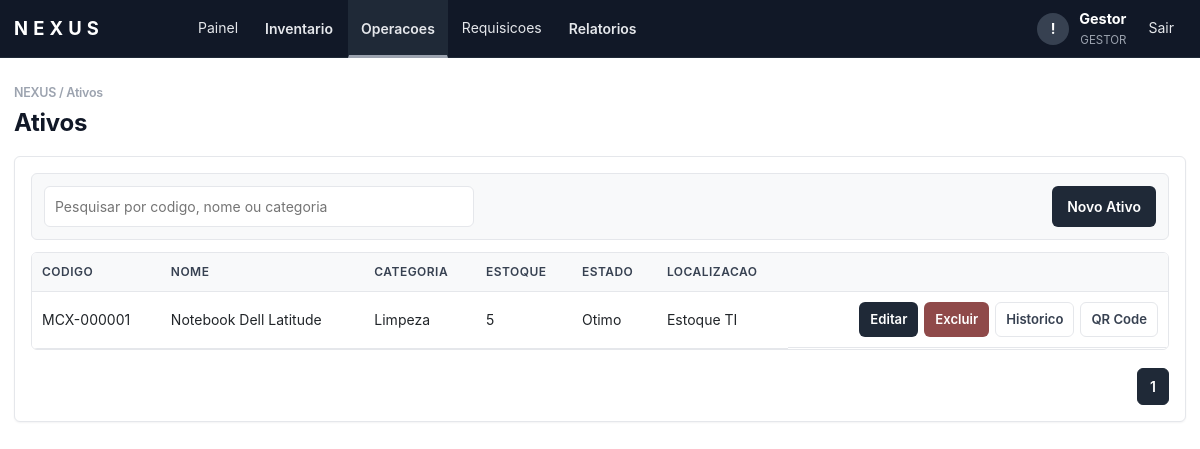
Screenshot of /index.php?page=ativos (signed in) with the database file from the repository.
### tables this page shows
CREATE TABLE ativos (
    id               INT AUTO_INCREMENT PRIMARY KEY,
    codigo           VARCHAR(30)  NOT NULL UNIQUE,
    categoria_id     INT NULL,
    nome             VARCHAR(140) NOT NULL,
    marca            VARCHAR(100),
    modelo           VARCHAR(100),
    fornecedor       VARCHAR(140),
    nota_fiscal      VARCHAR(80),
    valor_compra     DECIMAL(12,2) NOT NULL DEFAULT 0,
    data_compra      DATE NULL,
    garantia         DATE NULL,
    quantidade_atual INT          NOT NULL DEFAULT 0,
    estoque_minimo   INT          NOT NULL DEFAULT 1,
    estoque_maximo   INT          NOT NULL DEFAULT 0,
    foto             VARCHAR(255),
    estado           ENUM('Otimo','Bom','Medio','Ruim','Manutencao','Inutilizado') DEFAULT 'Bom',
    localizacao      VARCHAR(140),
    observacoes      TEXT,
    created_at       TIMESTAMP DEFAULT CURRENT_TIMESTAMP,
    updated_at       TIMESTAMP DEFAULT CURRENT_TIMESTAMP ON UPDATE CURRENT_TIMESTAMP,

    INDEX idx_ativos_codigo    (codigo),
    INDEX idx_ativos_nome      (nome),
    INDEX idx_ativos_categoria (categoria_id),
    INDEX idx_ativos_estoque   (quantidade_atual, estoque_minimo),

    CONSTRAINT fk_ativos_categoria
        FOREIGN KEY (categoria_id) REFERENCES categorias(id) ON DELETE SET NULL
);

CREATE TABLE categorias (
    id          INT AUTO_INCREMENT PRIMARY KEY,
    nome        VARCHAR(100) NOT NULL UNIQUE,
    tipo        ENUM('ti','limpeza','escritorio') NOT NULL DEFAULT 'ti',
    descricao   TEXT,
    created_at  TIMESTAMP DEFAULT CURRENT_TIMESTAMP,
    INDEX idx_categorias_nome (nome),
    INDEX idx_categorias_tipo (tipo)
);

### nova_modules.php (called while the page is built, shortened)
<?php
function nova_render_page(string $page,?string $flash): bool {
 return false;
}

### index.php (the view, shortened to what this page needs)
<?php
$config = require __DIR__ . '/config.php';
require_once __DIR__ . '/nova_modules.php';
function db(): PDO
{
    static $pdo = null;
    global $config;
    if (!$pdo) {
        $dsn = "mysql:host={$config['db_host']};dbname={$config['db_name']};charset=utf8mb4";
        $pdo = new PDO($dsn, $config['db_user'], $config['db_pass'], [
            PDO::ATTR_ERRMODE => PDO::ERRMODE_EXCEPTION,
            PDO::ATTR_DEFAULT_FETCH_MODE => PDO::FETCH_ASSOC,
        ]);
    }
    return $pdo;
}
function e(mixed $value): string
{
    return htmlspecialchars((string) $value, ENT_QUOTES, 'UTF-8');
}
function csrf(): string
{
    return $_SESSION['csrf'];
}
function current_user(): ?array
{
    return $_SESSION['user'] ?? null;
}
function current_profile(): ?string
{
    return current_user()['perfil'] ?? null;
}
function is_gestor(): bool
{
    return current_profile() === 'gestor';
}
function categoria_tipos_permitidos(): ?array
{
    if (is_gestor()) {
        return ['limpeza', 'escritorio'];
    }
    return null;
}
function categorias_permitidas_ids(): ?array
{
    $tipos = categoria_tipos_permitidos();
    $placeholders = implode(',', array_fill(0, count($tipos), '?'));
    $stmt = db()->prepare("SELECT id FROM categorias WHERE tipo IN ({$placeholders})");
    $stmt->execute($tipos);
    return array_map('intval', $stmt->fetchAll(PDO::FETCH_COLUMN));
}
function categoria_scope_sql(string $colunaCategoriaId): array
{
    $ids = categorias_permitidas_ids();
    $placeholders = implode(',', array_fill(0, count($ids), '?'));
    return [" AND {$colunaCategoriaId} IN ({$placeholders})", $ids];
}
function render_topbar(string $area, array $links): void
{
    $user = current_user();
    echo '<header class="topbar">';
    echo '<div class="topbar-inner">';
    echo '<a class="brand" href="index.php?page=' . ($area === 'usuario' ? 'abrir-requisicao' : 'dashboard') . '"><span class="brand-name">NEXUS</span></a>';
    echo '<nav class="topnav">';
    foreach ($links as $href => $label) {
        if (is_array($label)) {
            $active = in_array(($_GET['page'] ?? 'dashboard'), array_keys($label), true) ? ' active-link' : '';
            echo '<div class="nav-dropdown"><button type="button" class="nav-dropdown-toggle' . $active . '">' . e((string) $href) . '</button><div class="nav-dropdown-menu">';
            echo '</div></div>';
            continue;
        }
        $active = (($_GET['page'] ?? 'dashboard') === $href) ? ' active-link' : '';
        echo '<a href="index.php?page=' . e($href) . '" class="' . $active . '">' . e($label) . '</a>';
    }
    echo '</nav>';
    echo '<div class="top-actions">';
    echo '<button type="button" class="notify-btn" aria-label="Notificacoes">!</button>';
    echo '<div class="user-area"><span>' . e($user['nome'] ?? 'Usuario') . '</span><small>' . e($user['perfil'] ?? $area) . '</small></div>';
    echo '<a class="logout-link" href="index.php?page=logout">Sair</a>';
    echo '</div></div></header>';
}
$page = $_GET['page'] ?? 'dashboard';
$flash = $_SESSION['flash'] ?? null;
?>
<!doctype html>
<html lang="pt-BR">
<head>
  <link rel="stylesheet" href="https://cdn.jsdelivr.net/npm/bootstrap@5.3.3/dist/css/bootstrap.min.css">
  <link rel="stylesheet" href="assets/style.css?v=<?= (int) @filemtime(__DIR__ . '/assets/style.css') ?>">
</head>
<body>
<?php if ($page === 'login'): ?>
  <main class="login">
    <form method="post" class="card login-card">
      <h1>NEXUS</h1>
      <p>Login unico para administradores e usuarios</p>
      <?php if ($flash): ?><div class="alert"><?= e($flash) ?></div><?php endif; ?>
      <input type="hidden" name="csrf" value="<?= e(csrf()) ?>">
      <label>E-mail<input name="email" type="email" required autocomplete="email"></label>
      <label>Senha<input name="senha" type="password" required autocomplete="current-password"></label>
      <button>Entrar</button>
    </form>
  </main>
<?php else:
    $menuLinks = [];
    if (current_profile() === 'administrador') {
        $menuLinks = [
            'dashboard' => 'Painel',
            'Inventario' => ['estoque' => 'Estoque', 'purchase-requests' => 'Solicitacoes de compra', 'inventory' => 'Auditoria de inventario'],
            'Operacoes' => ['movimentacoes' => 'Movimentacoes', 'ativos' => 'Ativos', 'qrcode' => 'QR Codes', 'categorias' => 'Categorias'],
            'requisicoes' => 'Requisicoes',
            'hiring' => 'Contratacoes',
            'Relatorios' => ['inventory-reports' => 'Relatorios de compra', 'movimentacoes' => 'Relatorio de itens em uso', 'importar' => 'Importar CSV', 'exportar' => 'Exportar CSV'],
        ];
    } elseif (current_profile() === 'gestor') {
        $menuLinks = [
            'dashboard' => 'Painel',
            'Inventario' => ['estoque' => 'Estoque'],
            'Operacoes' => ['movimentacoes' => 'Movimentacoes', 'ativos' => 'Ativos', 'qrcode' => 'QR Codes', 'categorias' => 'Categorias'],
            'requisicoes' => 'Requisicoes',
            'Relatorios' => ['movimentacoes' => 'Relatorio de itens em uso', 'importar' => 'Importar CSV', 'exportar' => 'Exportar CSV'],
        ];
    } elseif (current_profile() === 'diretoria') {
        $menuLinks = [
            'dashboard' => 'Painel',
            'requisicoes' => 'Requisicoes',
        ];
    } elseif (current_profile() === 'coordenacao_ti') {
        $menuLinks = ['dashboard' => 'Painel', 'requisicoes-ti' => 'Requisicoes TI', 'it-dashboard' => 'Aprovacoes TI'];
    } elseif (current_profile() === 'financeiro') {
        $menuLinks = ['dashboard' => 'Painel', 'finance-dashboard' => 'Compras'];
    } elseif (current_profile() === 'rh') {
        $menuLinks = ['rh-dashboard' => 'Equipamentos', 'hiring' => 'Contratacoes'];
    }
    ?>
  <?php render_topbar('administrador', $menuLinks); ?>
  <main class="workspace">
    <?php if (nova_render_page($page, $flash)): ?>
    <?php elseif ($page === 'ativos'):
        [$scopeSql, $scopeParams] = categoria_scope_sql('a.categoria_id');
        $rowsStmt = db()->prepare("SELECT a.*, c.nome categoria FROM ativos a LEFT JOIN categorias c ON c.id = a.categoria_id WHERE 1=1{$scopeSql} ORDER BY a.codigo");
        $rowsStmt->execute($scopeParams);
        $rows = $rowsStmt->fetchAll();
    ?>
      <h1>Ativos</h1>
      <section class="card">
        <div class="toolbar">
          <input class="table-search" data-target="ativos-table" placeholder="Pesquisar por codigo, nome ou categoria">
          <button type="button" data-open-modal="ativo-modal">Novo Ativo</button>
        </div>
        <div class="table-wrap"><table id="ativos-table" class="data-table"><thead><tr><th>Codigo</th><th>Nome</th><th>Categoria</th><th>Estoque</th><th>Estado</th><th>Localizacao</th><th></th></tr></thead><tbody>
          <?php foreach ($rows as $r): ?>
          <tr>
            <td><?= e($r['codigo']) ?></td><td><?= e($r['nome']) ?></td><td><?= e($r['categoria']) ?></td><td><?= e($r['quantidade_atual']) ?></td><td><?= e($r['estado']) ?></td><td><?= e($r['localizacao']) ?></td>
            <td class="actions">
              <a class="mini" href="index.php?page=ativos&id=<?= e($r['id']) ?>">Editar</a>
              <a class="mini danger" href="index.php?page=excluir-ativo&id=<?= e($r['id']) ?>" onclick="return confirm('Excluir ativo?')">Excluir</a>
              <button type="button" class="mini" data-open-modal="historico-<?= e($r['id']) ?>">Historico</button>
              <button type="button" class="mini" data-open-modal="qr-<?= e($r['id']) ?>">QR Code</button>
            </td>
          </tr>
          <?php endforeach; ?>
        </tbody></table></div>
      </section>
    <?php endif; ?>
  </main>
<?php endif; ?>
</body>
</html>

### rows the page displays
ativos: codigo "MCX-000001", nome "Notebook Dell Latitude", categoria.nome "Limpeza", quantidade_atual "5", estado "Otimo", localizacao "Estoque TI"

### other values shown
$label "Painel"
$href "Inventario"
$href "Operacoes"
$label "Requisicoes"
$href "Relatorios"
$user['nome'] "Gestor"
$user['perfil'] "GESTOR"
